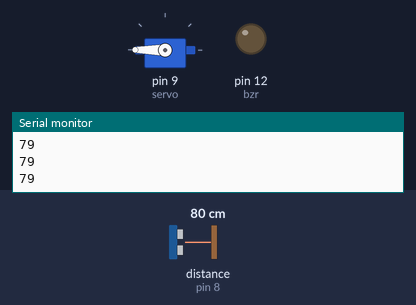
Recording of a sketch running on a simulated Arduino Uno, built with avr-gcc and run on an emulated ATmega328P. On the bench: servo, output pins drawn as LEDs (lit = HIGH), the last lines printed to the serial monitor. Wiring (inferred from the names in the program): ultrasonic range finder: trigger pin 7; echo pin 8. Inputs (shaded band) come from the test bench; at power-on: distance to the obstacle (sensor on pin 8) 80 cm. The echo pulse lasts 58.3 µs per cm; pins used as bus, display or sensor lines are not drawn.

Above: at 1.2 s.
1.3 s: distance to the obstacle (sensor on pin 8) set to 19 cm
2.8 s: distance to the obstacle (sensor on pin 8) set to 15 cm
At 3.5 s:
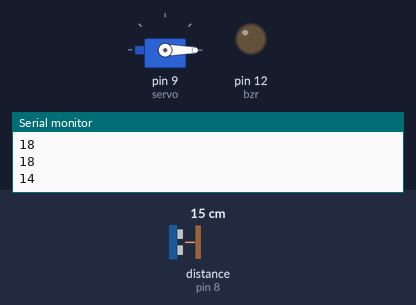
4.3 s: distance to the obstacle (sensor on pin 8) set to 5 cm
7.3 s: distance to the obstacle (sensor on pin 8) set to 2 cm
At 9.5 s:
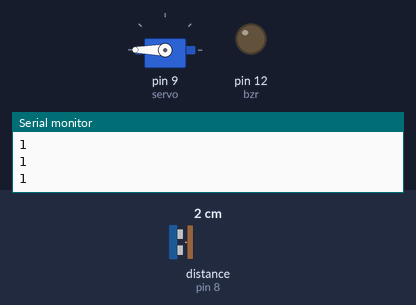
10.3 s: distance to the obstacle (sensor on pin 8) set to 9 cm
At 10.31 s:
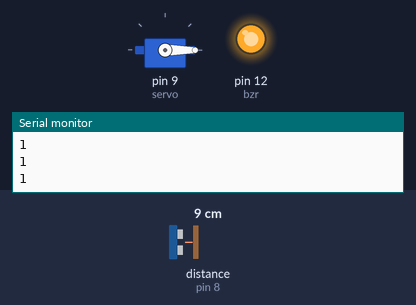
Timing chart, 0 to 12.8 s (numbered marks = the images above; inputs shaded):
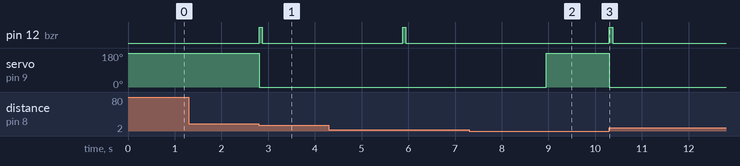

The sketch:

Ultrasonic_TrashBin.ino
```cpp
#include <Servo.h>
Servo myservo;

//pin Ultrasonik
#define trigPin 7
#define echoPin 8
#define servo 9
#define bzr 12

void setup() {
  // put your setup code here, to run once:
  pinMode(trigPin, OUTPUT);
  pinMode(echoPin, INPUT);
  pinMode(bzr, OUTPUT);
  myservo.attach(servo);
  myservo.write(180);
  Serial.begin(9600);
}

void loop() {
  // put your main code here, to run repeatedly:
  long duration, distance;
  digitalWrite(trigPin, LOW);
  delayMicroseconds(2);
  digitalWrite(trigPin, HIGH);
  delayMicroseconds(10);
  digitalWrite(trigPin, LOW);
  duration = pulseIn(echoPin, HIGH);
  distance = (duration/2) / 29.1;

  Serial.println(distance);

  if(distance >= 4 && distance <= 15  ){
    myservo.write(0);
    digitalWrite(bzr, HIGH);
    delay(70);
    digitalWrite(bzr, LOW);
    delay(3000);
  } else {
    myservo.write(180);
  }
}
```

Measured:
- the behaviour switches between 17 and 16 cm on distance to the obstacle (sensor on pin 8) (found by bisection; images 0 and 1)
- the behaviour switches between 4 and 3 cm on distance to the obstacle (sensor on pin 8) (found by bisection; images 1 and 2)
- after the input at 2.8 s, pin 12 (bzr): LOW → HIGH at once, → LOW 0.07 s later; servo on pin 9 (servo): 180° → 0° at once
- after the input at 7.3 s, pin 12 (bzr): stays LOW (without the input it goes to HIGH after 1.6 s); servo on pin 9 (servo): 0° → 180° after 1.6 s
- after the input at 10.3 s, pin 12 (bzr): LOW → HIGH at once, → LOW 0.07 s later; servo on pin 9 (servo): 180° → 0° at once
